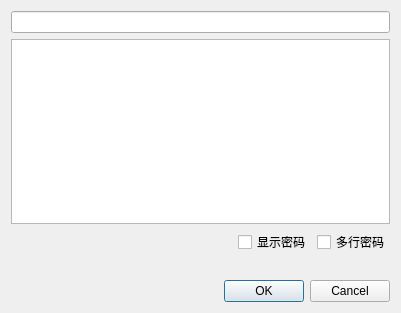
<?xml version="1.0" encoding="UTF-8"?>
<ui version="4.0">
 <class>InputPasswordDialog</class>
 <widget class="QDialog" name="InputPasswordDialog">
  <property name="geometry">
   <rect>
    <x>0</x>
    <y>0</y>
    <width>401</width>
    <height>313</height>
   </rect>
  </property>
  <property name="sizePolicy">
   <sizepolicy hsizetype="Fixed" vsizetype="Fixed">
    <horstretch>0</horstretch>
    <verstretch>0</verstretch>
   </sizepolicy>
  </property>
  <property name="windowTitle">
   <string>输入密码</string>
  </property>
  <layout class="QGridLayout" name="grid_layout">
   <item row="0" column="0" colspan="3">
    <widget class="QLineEdit" name="line_edit">
     <property name="echoMode">
      <enum>QLineEdit::Password</enum>
     </property>
    </widget>
   </item>
   <item row="1" column="0" colspan="3">
    <widget class="QPlainTextEdit" name="plain_text_edit"/>
   </item>
   <item row="2" column="1">
    <widget class="QCheckBox" name="show_password_check_box">
     <property name="text">
      <string>显示密码</string>
     </property>
    </widget>
   </item>
   <item row="2" column="0">
    <spacer name="show_password_check_box_horizontal_spacer">
     <property name="orientation">
      <enum>Qt::Horizontal</enum>
     </property>
     <property name="sizeHint" stdset="0">
      <size>
       <width>40</width>
       <height>20</height>
      </size>
     </property>
    </spacer>
   </item>
   <item row="3" column="0" colspan="2">
    <widget class="QLabel" name="error_label"/>
   </item>
   <item row="2" column="2">
    <widget class="QCheckBox" name="multi_line_check_box">
     <property name="text">
      <string>多行密码</string>
     </property>
    </widget>
   </item>
   <item row="4" column="0" colspan="3">
    <widget class="QDialogButtonBox" name="button_box">
     <property name="orientation">
      <enum>Qt::Horizontal</enum>
     </property>
     <property name="standardButtons">
      <set>QDialogButtonBox::Cancel|QDialogButtonBox::Ok</set>
     </property>
    </widget>
   </item>
  </layout>
 </widget>
 <resources/>
 <connections>
  <connection>
   <sender>button_box</sender>
   <signal>accepted()</signal>
   <receiver>InputPasswordDialog</receiver>
   <slot>accept()</slot>
   <hints>
    <hint type="sourcelabel">
     <x>248</x>
     <y>254</y>
    </hint>
    <hint type="destinationlabel">
     <x>157</x>
     <y>274</y>
    </hint>
   </hints>
  </connection>
  <connection>
   <sender>button_box</sender>
   <signal>rejected()</signal>
   <receiver>InputPasswordDialog</receiver>
   <slot>close()</slot>
   <hints>
    <hint type="sourcelabel">
     <x>316</x>
     <y>260</y>
    </hint>
    <hint type="destinationlabel">
     <x>286</x>
     <y>274</y>
    </hint>
   </hints>
  </connection>
 </connections>
</ui>
